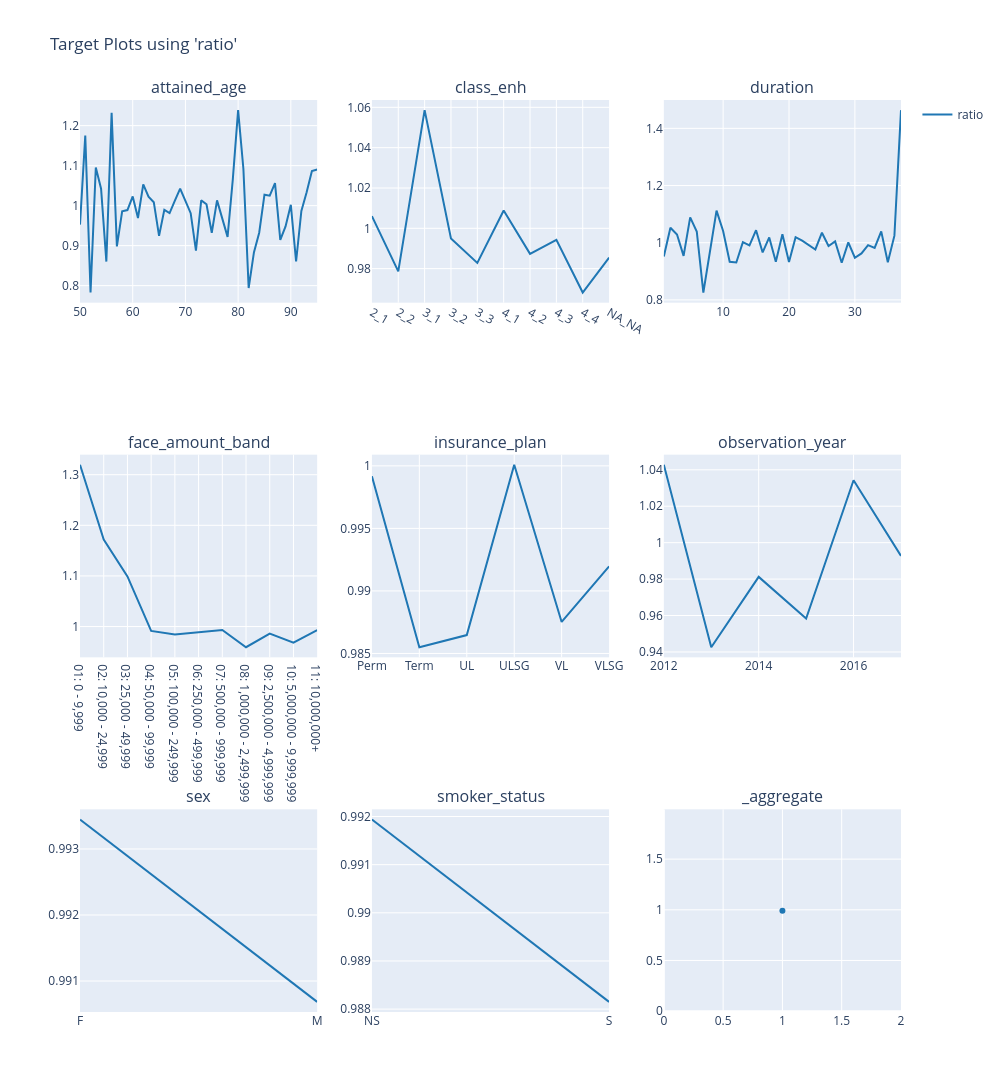

Source (notebook cell):
### Markdown cell above
### Train/Test Ratios

### Code cell
# train
charters.target(
    df=model_data.loc[X_train.index],
    target="ratio",
    cols=3,
    features=model_features,
    numerator=["death_claim_amount"],
    denominator=["exp_amt_neural"],
).show()

### Figure 1 — Plotly figure (JSON) as saved in the notebook; plotly's stock layout.template omitted (floating-point values rounded to 4 significant figures)
{"data": [{"line": {"color": "#1F77B4"}, "mode": "lines", "name": "ratio", "showlegend": true, "type": "scatter", "x": [50, 51, 52, 53, 54, 55, 56, 57, 58, 59, 60, 61, 62, 63, 64, 65, 66, 67, 68, 69, 70, 71, 72, 73, 74, 75, 76, 77, 78, 79, 80, 81, 82, 83, 84, 85, 86, 87, 88, 89, 90, 91, 92, 93, 94, 95], "xaxis": "x", "y": [0.9527, 1.175, 0.7828, 1.095, 1.042, 0.8602, 1.232, 0.898, 0.9859, 0.989, 1.023, 0.969, 1.053, 1.022, 1.009, 0.9243, 0.9894, 0.9814, 1.012, 1.042, 1.012, 0.9812, 0.8878, 1.013, 1.004, 0.9322, 1.013, 0.9695, 0.922, 1.067, 1.239, 1.092, 0.7941, 0.883, 0.9323, 1.027, 1.025, 1.056, 0.9143, 0.9479, 1.002, 0.8604, 0.9868, 1.034, 1.087, 1.09], "yaxis": "y"}, {"line": {"color": "#1F77B4"}, "mode": "lines", "name": "ratio", "showlegend": false, "type": "scatter", "x": ["2_1", "2_2", "3_1", "3_2", "3_3", "4_1", "4_2", "4_3", "4_4", "NA_NA"], "xaxis": "x2", "y": [1.006, 0.9787, 1.059, 0.9949, 0.9828, 1.009, 0.9873, 0.9943, 0.9681, 0.9855], "yaxis": "y2"}, {"line": {"color": "#1F77B4"}, "mode": "lines", "name": "ratio", "showlegend": false, "type": "scatter", "x": [1, 2, 3, 4, 5, 6, 7, 8, 9, 10, 11, 12, 13, 14, 15, 16, 17, 18, 19, 20, 21, 22, 23, 24, 25, 26, 27, 28, 29, 30, 31, 32, 33, 34, 35, 36, 37], "xaxis": "x3", "y": [0.9521, 1.052, 1.029, 0.9541, 1.089, 1.039, 0.8257, 0.9689, 1.112, 1.041, 0.9331, 0.9308, 1.002, 0.9905, 1.044, 0.9659, 1.019, 0.9333, 1.029, 0.9328, 1.019, 1.007, 0.9918, 0.9763, 1.035, 0.9883, 1.005, 0.9299, 1.001, 0.9475, 0.9626, 0.9914, 0.9821, 1.04, 0.9319, 1.025, 1.464], "yaxis": "y3"}, {"line": {"color": "#1F77B4"}, "mode": "lines", "name": "ratio", "showlegend": false, "type": "scatter", "x": ["01: 0 - 9,999", "02: 10,000 - 24,999", "03: 25,000 - 49,999", "04: 50,000 - 99,999", "05: 100,000 - 249,999", "06: 250,000 - 499,999", "07: 500,000 - 999,999", "08: 1,000,000 - 2,499,999", "09: 2,500,000 - 4,999,999", "10: 5,000,000 - 9,999,999", "11: 10,000,000+"], "xaxis": "x4", "y": [1.32, 1.172, 1.099, 0.9914, 0.9842, 0.9891, 0.9931, 0.9592, 0.9861, 0.968, 0.9928], "yaxis": "y4"}, {"line": {"color": "#1F77B4"}, "mode": "lines", "name": "ratio", "showlegend": false, "type": "scatter", "x": ["Perm", "Term", "UL", "ULSG", "VL", "VLSG"], "xaxis": "x5", "y": [0.9992, 0.9855, 0.9865, 1.0, 0.9875, 0.992], "yaxis": "y5"}, {"line": {"color": "#1F77B4"}, "mode": "lines", "name": "ratio", "showlegend": false, "type": "scatter", "x": [2012, 2013, 2014, 2015, 2016, 2017], "xaxis": "x6", "y": [1.043, 0.9426, 0.9812, 0.9583, 1.034, 0.9928], "yaxis": "y6"}, {"line": {"color": "#1F77B4"}, "mode": "lines", "name": "ratio", "showlegend": false, "type": "scatter", "x": ["F", "M"], "xaxis": "x7", "y": [0.9934, 0.9907], "yaxis": "y7"}, {"line": {"color": "#1F77B4"}, "mode": "lines", "name": "ratio", "showlegend": false, "type": "scatter", "x": ["NS", "S"], "xaxis": "x8", "y": [0.9919, 0.9882], "yaxis": "y8"}, {"line": {"color": "#1F77B4"}, "mode": "markers", "name": "ratio", "showlegend": false, "type": "scatter", "x": [1], "xaxis": "x9", "y": [0.9916], "yaxis": "y9"}], "layout": {"annotations": [{"font": {"size": 16}, "showarrow": false, "text": "attained_age", "x": 0.1444, "xanchor": "center", "xref": "paper", "y": 1, "yanchor": "bottom", "yref": "paper"}, {"font": {"size": 16}, "showarrow": false, "text": "class_enh", "x": 0.5, "xanchor": "center", "xref": "paper", "y": 1, "yanchor": "bottom", "yref": "paper"}, {"font": {"size": 16}, "showarrow": false, "text": "duration", "x": 0.8556, "xanchor": "center", "xref": "paper", "y": 1, "yanchor": "bottom", "yref": "paper"}, {"font": {"size": 16}, "showarrow": false, "text": "face_amount_band", "x": 0.1444, "xanchor": "center", "xref": "paper", "y": 0.6111, "yanchor": "bottom", "yref": "paper"}, {"font": {"size": 16}, "showarrow": false, "text": "insurance_plan", "x": 0.5, "xanchor": "center", "xref": "paper", "y": 0.6111, "yanchor": "bottom", "yref": "paper"}, {"font": {"size": 16}, "showarrow": false, "text": "observation_year", "x": 0.8556, "xanchor": "center", "xref": "paper", "y": 0.6111, "yanchor": "bottom", "yref": "paper"}, {"font": {"size": 16}, "showarrow": false, "text": "sex", "x": 0.1444, "xanchor": "center", "xref": "paper", "y": 0.2222, "yanchor": "bottom", "yref": "paper"}, {"font": {"size": 16}, "showarrow": false, "text": "smoker_status", "x": 0.5, "xanchor": "center", "xref": "paper", "y": 0.2222, "yanchor": "bottom", "yref": "paper"}, {"font": {"size": 16}, "showarrow": false, "text": "_aggregate", "x": 0.8556, "xanchor": "center", "xref": "paper", "y": 0.2222, "yanchor": "bottom", "yref": "paper"}], "height": 1200, "legend": {"orientation": "v", "x": 1.02, "xanchor": "left", "y": 1, "yanchor": "top"}, "title": {"text": "Target Plots using 'ratio'"}, "width": 1000, "xaxis": {"anchor": "y", "domain": [0, 0.2889]}, "xaxis2": {"anchor": "y2", "domain": [0.3556, 0.6444]}, "xaxis3": {"anchor": "y3", "domain": [0.7111, 1]}, "xaxis4": {"anchor": "y4", "domain": [0, 0.2889]}, "xaxis5": {"anchor": "y5", "domain": [0.3556, 0.6444]}, "xaxis6": {"anchor": "y6", "domain": [0.7111, 1]}, "xaxis7": {"anchor": "y7", "domain": [0, 0.2889]}, "xaxis8": {"anchor": "y8", "domain": [0.3556, 0.6444]}, "xaxis9": {"anchor": "y9", "domain": [0.7111, 1]}, "yaxis": {"anchor": "x", "domain": [0.7778, 1], "type": "-"}, "yaxis2": {"anchor": "x2", "domain": [0.7778, 1]}, "yaxis3": {"anchor": "x3", "domain": [0.7778, 1]}, "yaxis4": {"anchor": "x4", "domain": [0.3889, 0.6111]}, "yaxis5": {"anchor": "x5", "domain": [0.3889, 0.6111]}, "yaxis6": {"anchor": "x6", "domain": [0.3889, 0.6111]}, "yaxis7": {"anchor": "x7", "domain": [0, 0.2222]}, "yaxis8": {"anchor": "x8", "domain": [0, 0.2222]}, "yaxis9": {"anchor": "x9", "domain": [0, 0.2222]}}}
